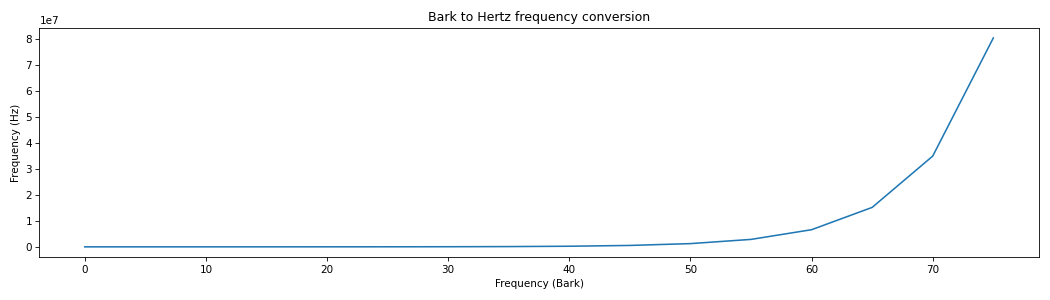

This figure's Python source:
import matplotlib.pyplot as plt
from spafe.utils.converters import bark2hz

# generate freqs array -> convert freqs
bark_freqs = [freq for freq in range(0, 80, 5)]
hz_freqs = [bark2hz(freq) for freq in bark_freqs]

# visualize conversion
plt.figure(figsize=(14,4))
plt.plot(bark_freqs, hz_freqs)
plt.xlabel("Frequency (Bark)")
plt.ylabel("Frequency (Hz)")
plt.title("Bark to Hertz frequency conversion")
plt.tight_layout()
plt.show()
